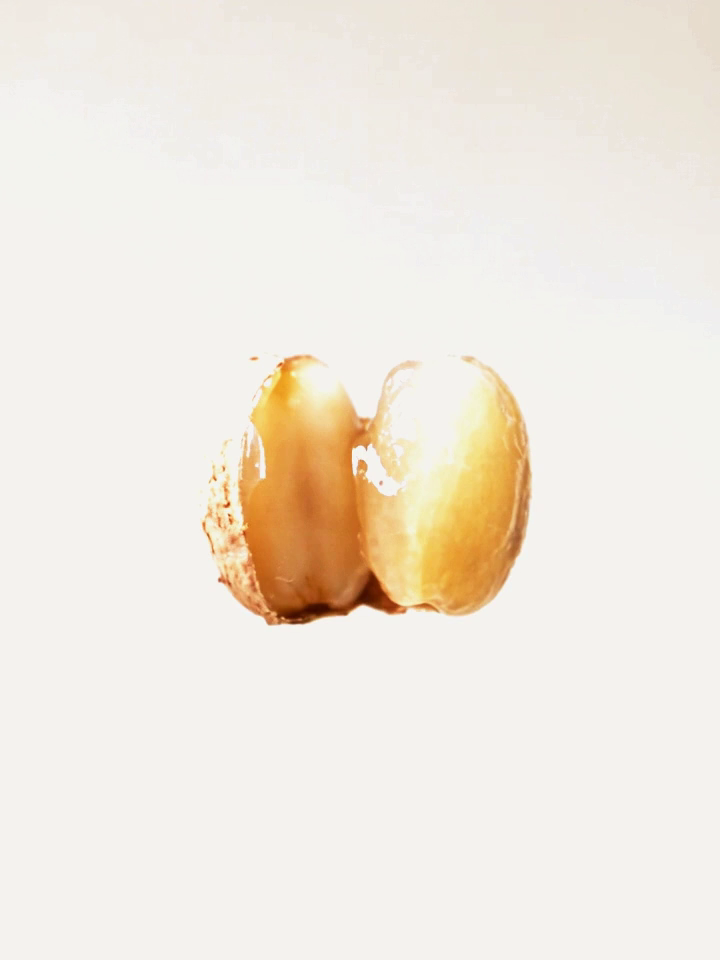
#> input picture source/assets/video/masters/v27-production/honey-reference.png, 720 x 960 px, found by its file name
$ python prepare-process-v26.py
#> lines starting #> are read from the running program, lines starting #| are printed output that depends on the picture
"""V26: spatial mucilage removal and separate dried-fruit husk removal.
Composites photographic layers into video; never hue-shifts gel into a seed.
"""
from pathlib import Path
import subprocess, math, json
import numpy as np
from PIL import Image, ImageDraw, ImageFilter
FF='/Applications/Shutter Encoder.app/Contents/app/Library/ffmpeg'
OUT=Path('output/continuity-v26');OUT.mkdir(parents=True,exist_ok=True)
M=Path('assets/video/masters'); W,H=720,960

def smooth(x):return np.clip(x,0,1)**2*(3-2*np.clip(x,0,1))
def decode(path,w=W,h=H):
 data=subprocess.check_output([FF,'-v','error','-i',str(path),'-vf',f'scale={w}:{h},fps=24','-f','rawvideo','-pix_fmt','rgb24','-'])
 return np.frombuffer(data,np.uint8).reshape(-1,h,w,3)
# [4 lines left out: function encode, not called in this run]

def over(dst,src,alpha):return dst*(1-alpha[...,None])+src*alpha[...,None]
def clean_layer(box):
 im=Image.open(M/'washed-seeds-clean-v26.png').convert('RGBA')
 b=im.getchannel('A').point(lambda a:255 if a>128 else 0).getbbox()
 im=im.crop(b).resize((box[2]-box[0],box[3]-box[1]),Image.Resampling.LANCZOS)
 layer=Image.new('RGBA',(W,H));layer.alpha_composite(im,(box[0],box[1]))
 return np.asarray(layer).astype(np.float32)

if not (OUT/'honey-reference.png').exists():
 subprocess.run([FF,'-v','error','-y','-ss','6.25','-i','assets/video/coffee-journey-v25.mp4','-frames:v','1',str(OUT/'honey-reference.png')],check=True)
honey=np.asarray(Image.open(OUT/'honey-reference.png').convert('RGB')).astype(np.float32)
# The original background varies gently in Y. Continue the empty left/right
# margins behind the subject; this avoids a rectangular wipe boundary.
row=(honey[:,140:180].mean(1)+honey[:,560:600].mean(1))/2
#> row = 960 rows, first 8: [236.6, 228.6, 220.3], [236.6, 228.6, 220.3], [236.1, 229.2, 218.7], [236.1, 229.2, 218.7], [236.1, 229.3, 218.4], [236.2, 229.3, 218.4], [236.4, 229, 218.7], [236.4, 229, 218.7]
background=np.broadcast_to(row[:,None,:],(H,W,3)).copy()
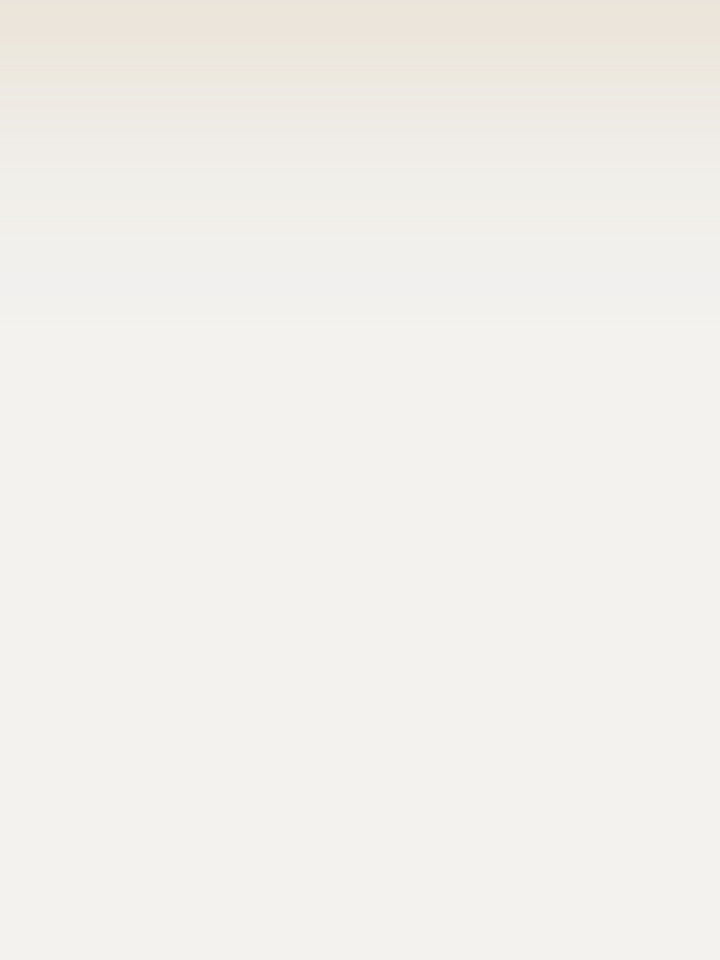
#> background: shape (960, 720, 3) float32; mean of channels 0, 1, 2 240.4, 239.1, 237; drawn as R, G, B
clean=clean_layer((220,367,514,620)); endpoint=over(background,clean[:,:,:3],clean[:,:,3]/255)
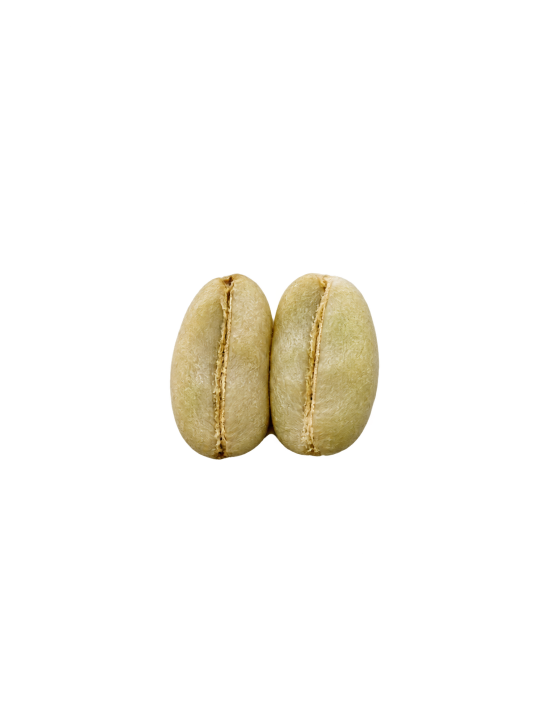
#> input picture source/assets/video/masters/washed-seeds-clean-v26.png, 1086 x 1448 px, found by its file name (shown at 1/2 size)
#> in clean_layer, im is the input picture: PIL image 1086x1448 RGBA; mean R, G, B, A 15.8, 14.1, 9.2, 20.8
#> in clean_layer, `b=im.getchannel('A').point(lambda a:255 if a>128 else 0).getbbox()`: b = (340, 546, 758, 919)
#> in clean_layer, `im=im.crop(b).resize((box[2]-box[0],box[3]-box[1]),Image.Resampling.LA..`:
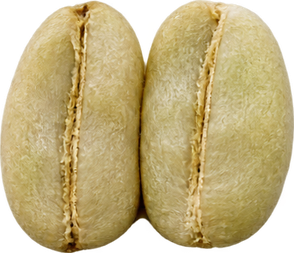
#> im: PIL image 294x253 RGBA; mean R, G, B, A 158.7, 141.3, 91.7, 209.5; transparent parts drawn white
#> in clean_layer, `layer = Image.new('RGBA', (W, H))`: layer: PIL image 720x960 RGBA; every value is 0
#> in clean_layer, `layer.alpha_composite(im, (box[0], box[1]))`:
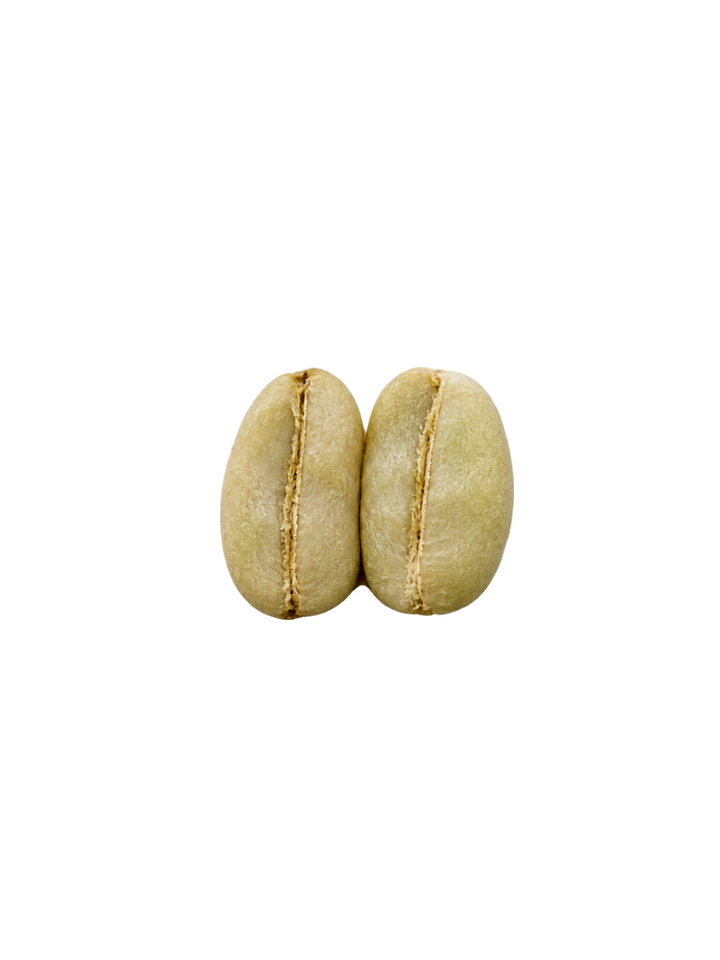
#> layer: PIL image 720x960 RGBA; mean R, G, B, A 17.1, 15.2, 9.9, 22.5; transparent parts drawn white
#> in over, `def over(dst,src,alpha):return dst*(1-alpha[...,None])+src*alpha[...,N..`:
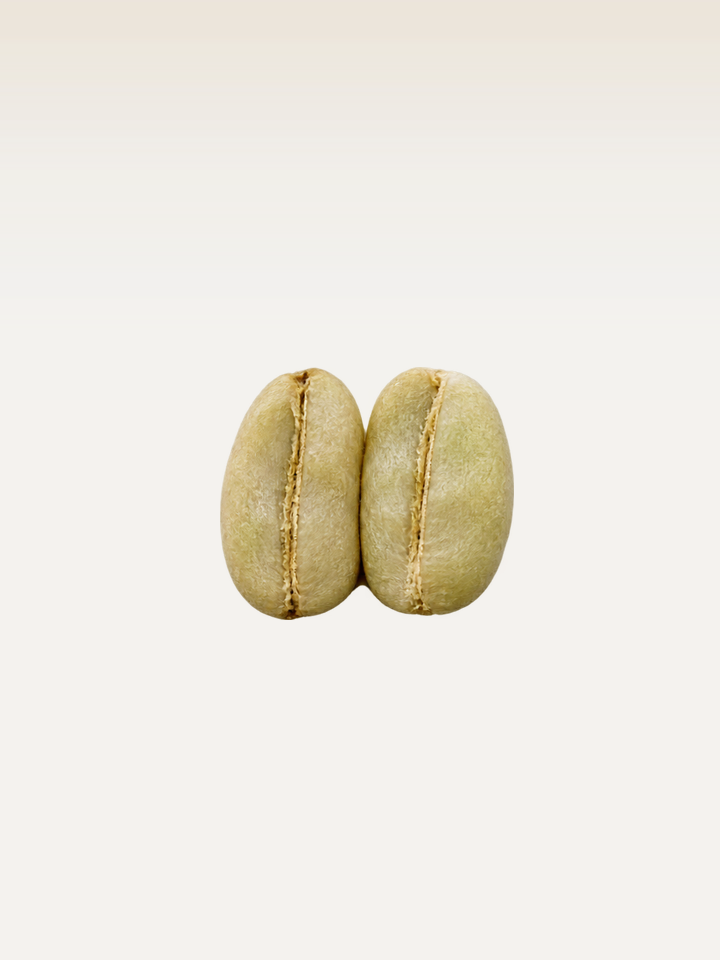
#> returned value: shape (960, 720, 3) float32; mean of channels 0, 1, 2 235.5, 232.4, 225.2; drawn as R, G, B
y,x=np.indices((H,W)); x=x.astype(float);y=y.astype(float)
# Irregular, gravity-directed wash front with narrow rivulets. It advances
# through actual photographic layers, changing texture AND silhouette.
front_noise=8*np.sin(x*.039)+4*np.sin(x*.061+1.3)+2*np.sin(x*.133)
channels=sum(19*np.exp(-((x-c)/s)**2) for c,s in [(248,12),(310,9),(381,13),(455,8),(494,10)])
water=decode(M/'same-seeds-washed-v25.mp4')
#> (the run stopped early here; a loop or call above may not have finished)
